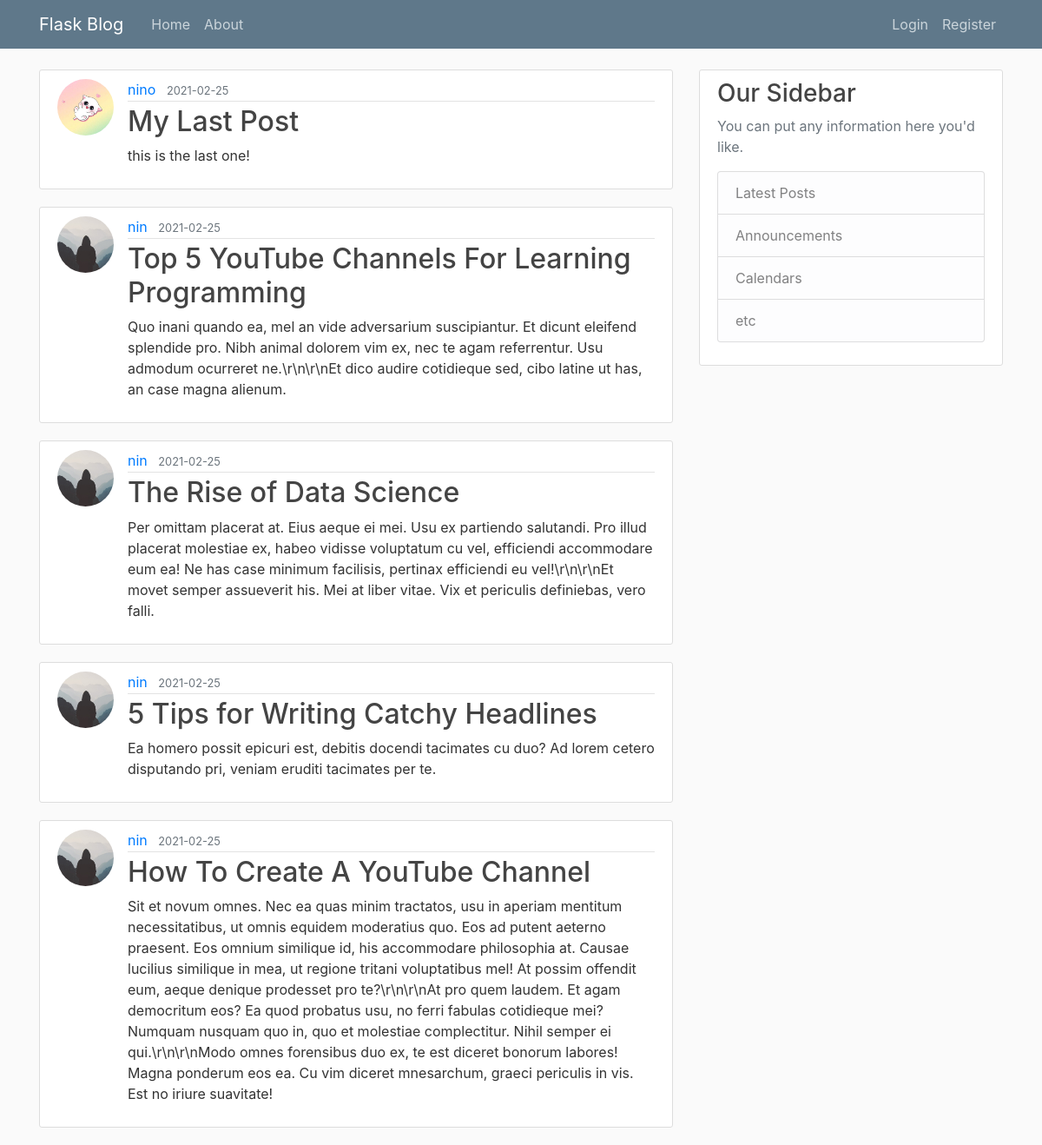
The page /home on the database its author committed.
### flaskblog/models.py (models this page shows, shortened)
class Post(db.Model):
    id = db.Column(db.Integer, primary_key=True)
    title = db.Column(db.String(100), nullable=False)
    date_posted = db.Column(db.DateTime, nullable=False, default=datetime.utcnow)
    content = db.Column(db.Text, nullable=False)
    user_id = db.Column(db.Integer, db.ForeignKey('user.id'), nullable=False)

class User(db.Model, UserMixin):
    id = db.Column(db.Integer, primary_key=True)
    username = db.Column(db.String(20), unique=True, nullable=False)
    email = db.Column(db.String(120), unique=True, nullable=False)
    image_file = db.Column(db.String(20), nullable=False, default='default.jpg')
    password = db.Column(db.String(60), nullable=False)
    posts = db.relationship('Post', backref='author', lazy=True)

### flaskblog/routes.py (the view)
@app.route('/')
@app.route('/home')
def home():
    page = request.args.get('page', 1, type=int)
    posts = Post.query.order_by(Post.date_posted.desc()).paginate(page=page, per_page=5)
    return render_template('home.html', posts=posts)

### flaskblog/templates/home.html
{% extends "layout.html" %}
{% block content %}
    {% for post in posts %}
        <article class="media content-section">
          <img class="rounded-circle article-img" src="{{ url_for('static', filename='profile_pics/' + post.author.image_file) }}">
          <div class="media-body">
            <div class="article-metadata">
              <a class="mr-2" href="#">{{ post.author.username }}</a>
              <small class="text-muted">{{ post.date_posted.strftime('%Y-%m-%d') }}</small>
            </div>
            <h2><a class="article-title" href="{{ url_for('post', post_id=post.id) }}">{{ post.title }}</a></h2>
            <p class="article-content">{{ post.content }}</p>
          </div>
        </article>
    {% endfor %}
{% endblock content %}

### flaskblog/templates/layout.html (shortened to what this page needs)
<!DOCTYPE html>
<html>
<head>
    <link rel="stylesheet" href="https://maxcdn.bootstrapcdn.com/bootstrap/4.0.0/css/bootstrap.min.css">
    <link rel="stylesheet" type="text/css" href="{{ url_for('static', filename='main.css') }}">
</head>
<body>
    <header class="site-header">
      <nav class="navbar navbar-expand-md navbar-dark bg-steel fixed-top">
        <div class="container">
          <a class="navbar-brand mr-4" href="/">Flask Blog</a>
          <div class="collapse navbar-collapse" id="navbarToggle">
            <div class="navbar-nav mr-auto">
              <a class="nav-item nav-link" href="{{ url_for('home') }}">Home</a>
              <a class="nav-item nav-link" href="{{ url_for('about') }}">About</a>
            </div>
            <div class="navbar-nav">
              {% if current_user.is_authenticated %}
                <a class="nav-item nav-link" href="{{ url_for('new_post') }}">New Post</a>
                <a class="nav-item nav-link" href="{{ url_for('account') }}">Account</a>
                <a class="nav-item nav-link" href="{{ url_for('logout') }}">Logout</a>
              {% else %}
                <a class="nav-item nav-link" href="{{ url_for('login') }}">Login</a>
                <a class="nav-item nav-link" href="{{ url_for('register') }}">Register</a>
              {% endif %}
            </div>
          </div>
        </div>
      </nav>
    </header>
    <main role="main" class="container">
      <div class="row">
        <div class="col-md-8">
          {% block content %}{% endblock %}
        </div>
        <div class="col-md-4">
          <div class="content-section">
            <h3>Our Sidebar</h3>
            <p class='text-muted'>You can put any information here you'd like.
              <ul class="list-group">
                <li class="list-group-item list-group-item-light">Latest Posts</li>
                <li class="list-group-item list-group-item-light">Announcements</li>
                <li class="list-group-item list-group-item-light">Calendars</li>
                <li class="list-group-item list-group-item-light">etc</li>
              </ul>
            </p>
          </div>
        </div>
      </div>
    </main>
</body>
</html>

### flaskblog/static/main.css (style rules this page uses)
body { background: #fafafa; color: #333333; margin-top: 5rem; }
h1, h2, h3, h4, h5, h6 { color: #444444; }
.bg-steel { background-color: #5f788a; }
.site-header .navbar-nav .nav-link { color: #cbd5db; }
.content-section { background: #ffffff; padding: 10px 20px; border: 1px solid #dddddd; border-radius: 3px; margin-bottom: 20px; }
.article-title { color: #444444; }
.article-content { white-space: pre-line; }
.article-img { height: 65px; width: 65px; margin-right: 16px; }
.article-metadata { padding-bottom: 1px; margin-bottom: 4px; border-bottom: 1px solid #e3e3e3 }

### rows shown on the page
Post: image_file (picture), author.username "nino", date_posted "2021-02-25", title "My Last Post", content "this is the last one!"
Post: image_file (placeholder picture), author.username "nin", date_posted "2021-02-25", title "Top 5 YouTube Channels For Learning Programming", content "Quo inani quando ea, mel an vide adversarium suscipiantur. Et dicunt eleifend splendide pro. Nibh animal dolorem vim ex, nec te agam referrentur. Usu admodum ocurreret ne.\\r\\n\\r\\nEt dico audire cotidieque sed, cibo latine ut has, an case magna alienum."
Post: image_file (placeholder picture), author.username "nin", date_posted "2021-02-25", title "The Rise of Data Science", content "Per omittam placerat at. Eius aeque ei mei. Usu ex partiendo salutandi. Pro illud placerat molestiae ex, habeo vidisse voluptatum cu vel, efficiendi accommodare eum ea! Ne has case minimum facilisis, pertinax efficiendi eu vel!\\r\\n\\r\\nEt movet semper assueverit his. Mei at liber vitae. Vix et periculis definiebas, vero falli."
Post: image_file (placeholder picture), author.username "nin", date_posted "2021-02-25", title "5 Tips for Writing Catchy Headlines", content "Ea homero possit epicuri est, debitis docendi tacimates cu duo? Ad lorem cetero disputando pri, veniam eruditi tacimates per te."
Post: image_file (placeholder picture), author.username "nin", date_posted "2021-02-25", title "How To Create A YouTube Channel", content "Sit et novum omnes. Nec ea quas minim tractatos, usu in aperiam mentitum necessitatibus, ut omnis equidem moderatius quo. Eos ad putent aeterno praesent. Eos omnium similique id, his accommodare philosophia at. Causae lucilius similique in mea, ut regione tritani voluptatibus mel! At possim offendit eum, aeque denique prodesset pro te?\\r\\n\\r\\nAt pro quem laudem. Et agam democritum eos? Ea quod probatus usu, no ferri fabulas cotidieque mei? Numquam nusquam quo in, quo et molestiae complectitur. Nihil semper ei qui.\\r\\n\\r\\nModo omnes forensibus duo ex, te est diceret bonorum labores! Magna ponderum eos ea. Cu vim diceret mnesarchum, graeci periculis in vis. Est no iriure suavitate!"
